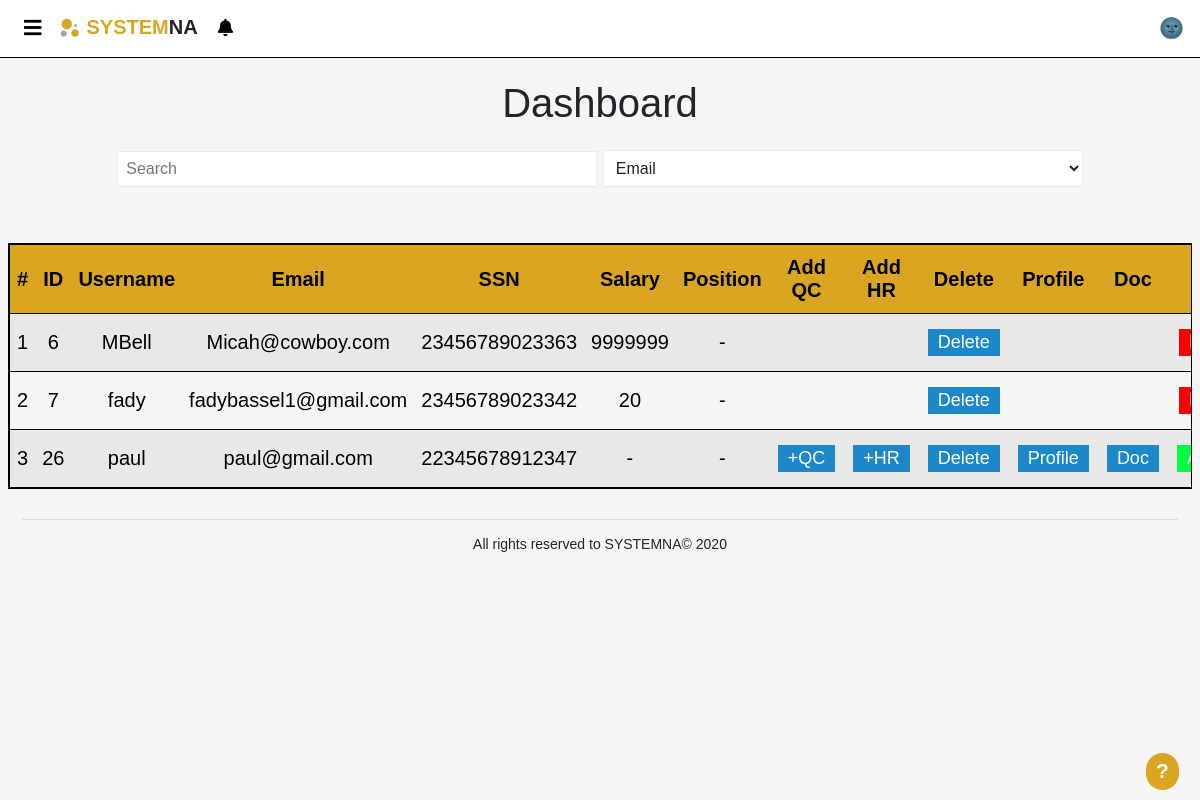
Page /pages/index.php (signed in) on the committed database.
### tables this page shows
CREATE TABLE `add_info` (
  `emp_id` int(11) NOT NULL,
  `bdate` date DEFAULT NULL,
  `salary` int(11) DEFAULT NULL,
  `position` varchar(255) NOT NULL,
  `location` varchar(255) DEFAULT NULL,
  `profile_picture` tinyint(1) NOT NULL DEFAULT 0,
  `passport_picture` tinyint(1) DEFAULT 0,
  `n_id_picture` tinyint(1) DEFAULT 0
);

CREATE TABLE `employee` (
  `id` int(11) NOT NULL,
  `fullname` varchar(255) DEFAULT NULL,
  `username` varchar(255) NOT NULL,
  `password` varchar(255) NOT NULL,
  `email` varchar(255) NOT NULL,
  `phone` varchar(255) NOT NULL,
  `ssn` varchar(255) NOT NULL,
  `start_date` date NOT NULL,
  `accepted` tinyint(1) DEFAULT NULL,
  `active` tinyint(1) DEFAULT NULL,
  `privilege` varchar(255) DEFAULT NULL
);

### DB/Database.php (called while the page is built, shortened)
<?php
class Database
{
    private $host = 'localhost';
    private $user = 'root';
    private $pass = '';
    private $dbName = 'hr_system';
    private $dbh;
    private $stmt;
    public function __construct()
    {
        $dsn = "mysql:host=".$this->host.";dbname=".$this->dbName;
        $options = array(
            PDO::ATTR_PERSISTENT => true,
            PDO::ATTR_ERRMODE => PDO::ERRMODE_EXCEPTION
        );
        try
        {
            $this->dbh = new PDO($dsn,$this->user,$this->pass,$options);
        }catch(PDOException $e)
        {
            echo "<br><div style='text-align: center;'>ERROR! Please try again later</div>";
            $_SESSION['error'] = 'error in DB';
            error_log("error in DB page");
            exit;
        }
    }
    public function query($sql)
    {
        $this->stmt = $this->dbh->prepare($sql);
    }
    public function execute()
    {
        return $this->stmt->execute();
    }
    public function getdata()
    {
        $this->execute();
        return $this->stmt->fetchAll(PDO::FETCH_OBJ);
    }
    public function numRows()
    {
        return $this->stmt->rowCount();
    }
}
?>

### pages/index.php (the view, shortened to what this page needs)
<?php
include "../template/header.php";
?>
<br>
<div style="text-align: center;">
    <h1 style="font-family: sans-serif;">Dashboard</h1>
    <input type='text' id='tblsearch' class = 'tblsearch' placeholder='Search'>
    <select id='choice' class='tblselect'>
        <option value="email">Email</option>
    </select>
</div>
<table id='Display' >
    <tr id='must'>
        <th>#</th>
        <th>ID</th>
        <th>Username</th>
        <th>Email</th>
        <th>SSN</th>
        <th>Salary</th>
        <th>Position</th>
        <th>Add QC</th>
        <th>Add HR</th>
        <th>Delete</th>
        <th>Profile</th>
        <th>Doc</th>
        <th>Status</th>
    </tr>
    <?php
    function check($c){
        if($c==null)
            $c='-';
        else if($c=='')
            $c='-';
        return $c;
    }
    $sql="
        SELECT *
        FROM employee left join add_info
        on emp_id=id where employee.active = 1 AND privilege <> 'admin' AND active = 1 AND accepted <> 2
        ";
    try
    {
        $DB->query($sql);
        $DB->execute();
        $y=0;
        if($DB->numRows()>0)
        {
            $x=$DB->getdata();
            for($i=0;$i<$DB->numRows();$i++)
            {
                $y++;
                $id=$x[$i]->id;
                $ssn=check($x[$i]->ssn);
                $salary=check($x[$i]->salary);
                $position=check($x[$i]->position);
                $username = check($x[$i]->username);
                $email = check($x[$i]->email);
                echo  "<tr>";
                echo "<td>{$y}</td>";
                echo "
                <td>{$id}</td>
                <td>{$username}</td>
                <td>{$email}</td>
                <td>{$ssn}</td>
                <td><div class='sal'>{$salary}</div></td>
                <td><div class='position'>{$position}</div></td>";
                if($x[$i]->accepted == 1)
                {
                    if($x[$i]->privilege == 'user'){
    ?>
    <td><input type='submit' class='modify' value ='+QC'></td>
    <td><input type='submit' class='modify' value ='+HR'></td>
    <td><a href="../operations/DeleteTable.php" id="id=<?php echo $x[$i]->id; ?>" class='deleteConfirmation EditBtn'>Delete</a></td>
    <?php
                    }
                    echo "<td><a href='../pages/profile.php?id={$x[$i]->id}' class='EditBtn'>Profile</a></td>";
                    echo "<td><a href='../pages/pn.php?id={$x[$i]->id}' class='EditBtn'>Doc</a></td>";
                    echo "<td><a id='button-accepted'>Accepted</a></td>";
                }
                else if($x[$i]->accepted == 0)
                {
                    echo "<td></td>";
                    echo "<td></td>";
                    ?>
                    <td><a href="../operations/DeleteTable.php" id="id=<?php echo $x[$i]->id; ?>" class='deleteConfirmation EditBtn'>Delete</a></td>
                    <?php
                    echo "<td></td>";
                    echo "<td></td>";
                    echo "<td><a id='button-rejected'>Rejected</a></td>";
                }
                echo "</tr>";
            }
        }
        else if($DB->numRows() ==0)
        {
          echo "<tr><td colspan=12 >No Data to show</td></tr>";
        }
    }
    catch(Exception $e)
    {
        $_SESSION['error'] = 'error in sql';
        echo "<br><div class='alert alert-danger' style='text-align: center;'>ERROR! Please try again later</div>";
        error_log("error while getting main table data");
    }
    ?>
</table>
<?php
include "../template/footer.php"; ?>

### css/style.css (style rules this page uses)
* { margin: 0px; font-family: sans-serif; }
td, th { text-align: center; padding: 11px 7px; }
#Display tr, #tblRequests tr { color: black; border: 1px solid black; }
#Display tr:nth-child(1), #tblRequests tr:nth-child(1) { background: #DAA520; color: black; }
#Display tr:nth-child(even), #tblRequests tr:nth-child(even) { background: #e8e8e8; color: black; }
.EditBtn, .EditBtn1, .modify { background-color: #1c87c9; border: none; color: white; padding: 3px 10px; text-align: center; text-decoration: none; display: inline-block; font-size: 0.9em; margin: 4px 2px; cursor: pointer; }
#button-accepted, .accept, .user-accept, .confirmation-confirm { background-color: #00ff40; border: none; color: white; padding: 3px 10px; text-align: center; text-decoration: none; display: inline-block; font-size: 0.9em; margin: 4px 2px; }
#button-rejected, .reject, .user-reject, .confirmation-close { background-color: #ff0000; border: none; color: white; padding: 3px 10px; text-align: center; text-decoration: none; display: inline-block; font-size: 0.9em; margin: 4px 2px; }
#Display, #tblRequests { margin-top: 7vh; border-collapse: collapse; border: 1px solid black; width: 100%; text-align: center; position: relative; display: table; }
.tblsearch, .tblselect { width: 40vw; background: #fff; color: #222; border: 1px solid #eaeaea; padding: 8px 8px; font-size: 12pt; margin-top: 2vh; display: inline; }

### css/popup.css (style rules this page uses)
.popup-notification .popup-close:hover , { color:gold; }

### pages/index.php (style rules this page uses)
@media only screen and (max-width: 1200px) { #Display, #tblRequests { display: block; overflow: auto; } }

### template/help.php (style rules this page uses)
* { line-height: normal !important; }

### rows in the picture
add_info: emp_id "6", emp_id.username "MBell", emp_id.email "Micah@cowboy.com", emp_id.ssn "23456789023363", salary "9999999", position "-"
add_info: emp_id "7", emp_id.username "fady", emp_id.email "fadybassel1@gmail.com", emp_id.ssn "23456789023342", salary "20", position "-"
add_info: emp_id "26", emp_id.username "paul", emp_id.email "paul@gmail.com", emp_id.ssn "22345678912347", salary "-", position "-"
